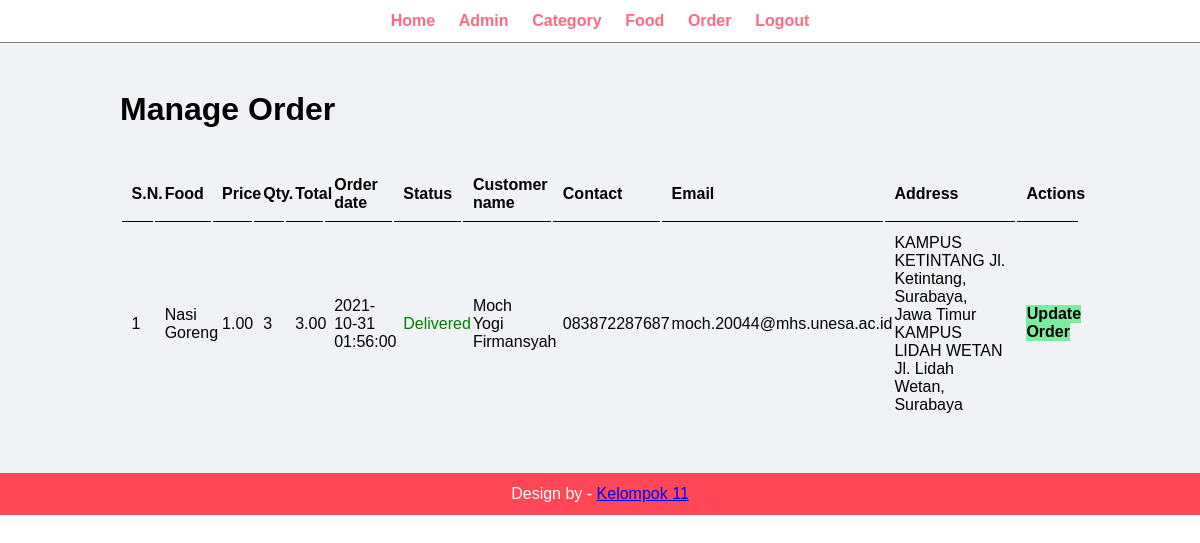
The page /admin/manage-order.php (signed in) on the database its author committed.
### tables this page shows
CREATE TABLE `tbl_order` (
  `id` int(10) UNSIGNED NOT NULL,
  `food` varchar(150) NOT NULL,
  `price` decimal(10,2) NOT NULL,
  `qty` int(11) NOT NULL,
  `total` decimal(10,2) NOT NULL,
  `order_date` datetime NOT NULL,
  `status` varchar(50) NOT NULL,
  `customer_name` varchar(150) NOT NULL,
  `customer_contact` varchar(20) NOT NULL,
  `customer_email` varchar(150) NOT NULL,
  `customer_address` varchar(255) NOT NULL
);

### admin/manage-order.php (the view, shortened to what this page needs)
<?php include('partials/menu.php'); ?>
    <div class="main-content">
        <div class="wrapper">
            <h1>Manage Order</h1>
            <br><br>
            <table class="tbl-full">
                <tr>
                    <th>S.N.</th>
                    <th>Food</th>
                    <th>Price</th>
                    <th>Qty.</th>
                    <th>Total</th>
                    <th>Order date</th>
                    <th>Status</th>
                    <th>Customer name</th>
                    <th>Contact</th>
                    <th>Email</th>
                    <th>Address</th>
                    <th>Actions</th>
                </tr>
                <?php
                    $sql = "SELECT * FROM tbl_order ORDER BY id DESC";
                    $res = mysqli_query($conn, $sql);
                    $count = mysqli_num_rows($res);
                    $sn = 1;
                    if ($count>0) {
                        while ($row=mysqli_fetch_assoc($res)) {
                            $id = $row['id'];
                            $food = $row['food'];
                            $price = $row['price'];
                            $qty = $row['qty'];
                            $total = $row['total'];
                            $order_date = $row['order_date'];
                            $status = $row['status'];
                            $customer_name = $row['customer_name'];
                            $customer_contact = $row['customer_contact'];
                            $customer_email = $row['customer_email'];
                            $customer_address = $row['customer_address'];
                            ?>
                            <tr>
                                <td><?php echo $sn++; ?></td>
                                <td><?php echo $food; ?></td>
                                <td><?php echo $price; ?></td>
                                <td><?php echo $qty; ?></td>
                                <td><?php echo $total; ?></td>
                                <td><?php echo $order_date; ?></td>
                                <td>
                                    <?php
                                        if ($status=="Ordered") {
                                            echo "<label>$status</label>";
                                        } elseif ($status=="On Delivery") {
                                            echo "<label style='color: orange'>$status</label>";
                                        } elseif ($status=="Delivered") {
                                            echo "<label style='color: green'>$status</label>";
                                        } elseif ($status=="Cancelled") {
                                            echo "<label style='color: red'>$status</label>";
                                        }
                                    ?>
                                </td>
                                <td><?php echo $customer_name; ?></td>
                                <td><?php echo $customer_contact; ?></td>
                                <td><?php echo $customer_email; ?></td>
                                <td><?php echo $customer_address; ?></td>
                                <td>
                                    <a href="<?php echo SITEURL; ?>admin/update-order.php?id=<?php echo $id; ?>" class=btn-secondary>Update Order</a>
                                </td>
                            </tr>
                            <?php
                        }
                    } else {
                        echo "<tr><td colspan='12' class='error'>Order not available</td></tr>";
                    }
                ?>
            </table>
        </div>
    </div>
<?php include('partials/footer.php'); ?>

### admin/partials/menu.php (shortened to what this page needs)
<html>
    <head>
        <link rel="stylesheet" href="../css/admin1.css">
    </head>
    <body>
        <div class="menu text-center">
            <div class="wrapper">
                <ul>
                    <li><a href="index.php">Home</a></li>
                    <li><a href="manage-admin.php">Admin</a></li>
                    <li><a href="manage-category.php">Category</a></li>
                    <li><a href="manage-food.php">Food</a></li>
                    <li><a href="manage-order.php">Order</a></li>
                    <li><a href="logout.php">Logout</a></li>
                </ul>
            </div>
        </div>

### admin/partials/footer.php
    <div class="footer">
            <div class="wrapper">
                <p class="text-center">Design by - <a href="#">Kelompok 11</a></p>
            </div>
        </div>
    </body>
</html>

### css/admin1.css (style rules this page uses)
* { margin: 0 0; padding: 0 0; font-family: Arial, Helvetica, sans-serif; }
.wrapper { padding: 1%; width: 80%; margin: 0 auto; }
.text-center { text-align: center; }
.tbl-full { width: 100%; }
table tr th { border-bottom: 1px solid black; padding: 1%; text-align: left; }
table tr td { padding: 1%; }
.btn-secondary { background-color: #7bed9f; padding: 1%; color: black; text-decoration: none; font-weight: bold; }
.menu { border-bottom: 1px solid gray; }
.menu ul { list-style-type: none; }
.menu ul li { display: inline; padding: 1%; }
.menu ul li a { text-decoration: none; font-weight: bold; color: #ff6b81; }
.main-content { background-color: #f1f2f6; padding: 3% 0; }
.footer { background-color: #ff4757; color: white; }

### rows shown on the page
tbl_order: food "Nasi Goreng", price "1.00", qty "3", total "3.00", order_date "2021-10-31 01:56:00", status "Delivered", customer_name "Moch Yogi Firmansyah", customer_contact "083872287687", customer_email "moch.20044@mhs.unesa.ac.id", customer_address "KAMPUS KETINTANG Jl. Ketintang, Surabaya, Jawa Timur KAMPUS LIDAH WETAN Jl. Lidah Wetan, Surabaya"
